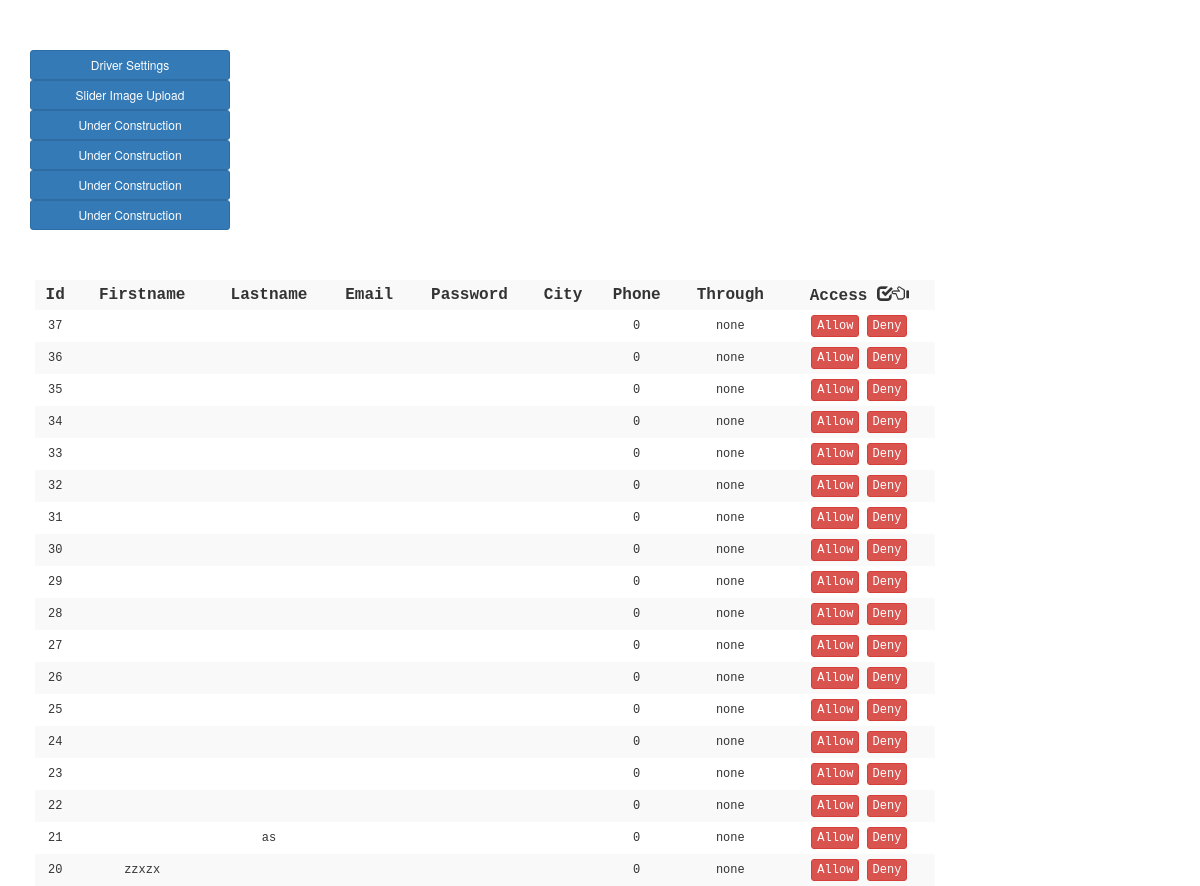
/admin.php?pro, run on an earlier commit of the app's database.
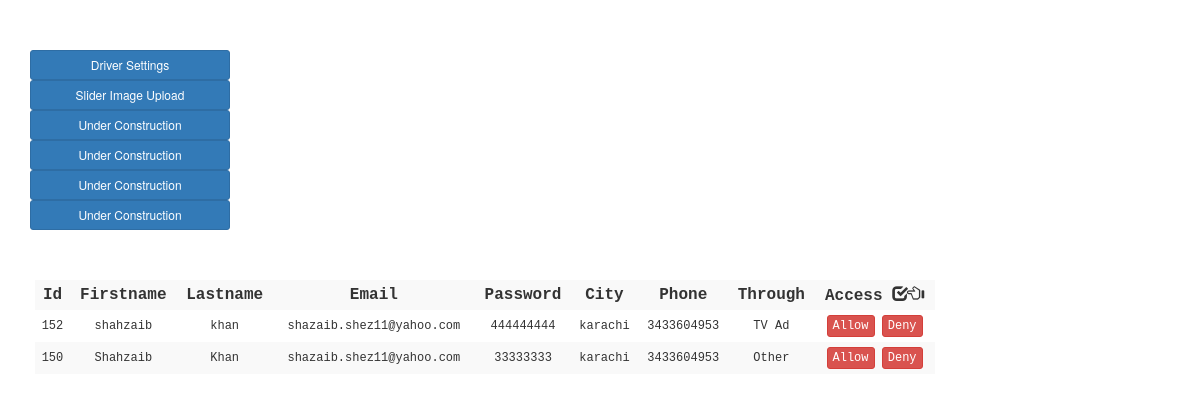
And on a later commit of the database.
### tables this page shows
CREATE TABLE `tb_driver` (
  `id` int(11) NOT NULL,
  `firstname` varchar(45) NOT NULL,
  `lastname` varchar(45) NOT NULL,
  `email` varchar(45) NOT NULL,
  `password` varchar(45) NOT NULL,
  `city` varchar(18) NOT NULL,
  `phone` bigint(20) NOT NULL,
  `select_driver` varchar(45) NOT NULL
);

### includes/config.php (called while the page is built, shortened)
<?php
	class config {
		function select($sql){
			include ("conn.php");
			if ($conn-> connect_error) {
				die("Database Error".$conn-> connect_error);
			}
			else {
				$res=$conn->query($sql);
				return $res;
			}
		}
}
 ?>

### admin.php (the view, shortened to what this page needs)
<html>
<head>
   <link rel="stylesheet" href="http://maxcdn.bootstrapcdn.com/bootstrap/3.3.6/css/bootstrap.min.css">
   <link rel="stylesheet" href="http://cdnjs.cloudflare.com/ajax/libs/font-awesome/4.4.0/css/font-awesome.min.css">
   <link rel="stylesheet" type="text/css" href="styles.css">
</head>
<body>
	<?php include_once('includes/config.php'); ?>
<div class="container container-fluid">
	<div class="row">
		<div class="col-md-4">
			<div class="button">
				<a href="?pro"><button class="btn btn-sm btn-primary">Driver Settings</button></a>
				<a href="?pro1"><button class="btn btn-sm btn-primary">Slider Image Upload</button></a>
				<button class="btn btn-sm btn-primary">Under Construction</button>
				<button class="btn btn-sm btn-primary">Under Construction</button>
				<button class="btn btn-sm btn-primary">Under Construction</button>
				<button class="btn btn-sm btn-primary">Under Construction</button>
			</div>
		</div>
<?php
	if (isset($_GET['pro']))
	{?>
	<div>
			<form method="post" enctype="multipart/form-data" class="form-inline" >
		<div class="col-md-12">
			<table class="th1 table-striped table-hover table-condensed">
 				<tr><th>Id</th><th>Firstname</th><th>Lastname</th><th>Email</th><th>Password</th><th>City</th><th>Phone</th><th>Through</th><th>Access <span class="glyphicon glyphicon-check"></span><span class="glyphicon glyphicon-hand-left"></span></th></tr>
		<?php
				$sql="SELECT * FROM tb_driver ORDER BY id desc";
				$obj=new config();
				$res=$obj->select($sql);
				while($row=$res->fetch_assoc())
				{
 				echo "<tr><td>".$row['id']."</a></td><td>".$row['firstname']."</td><td>".$row['lastname']."</td><td>".$row['email']."</td><td>".$row['password']."</td><td>".$row['city']."</td><td>".$row['phone']."</td><td>".$row['select_driver']."</td>
				<td><button type='submit' class='btn btn-danger btn-xs' name='Access'><a style='color:white;' href='?nos=".$row['id']."'>Allow</a></button> <button type='submit' class='btn btn-danger btn-xs' name='deny'><a style='color:white;' href='?nos1=".$row['id']."'>Deny</a></button></td></tr>";
				}?>
				</table>
			</div>
	<?php }?>
  </div>
</div>
</body>
</html>

### styles.css (style rules this page uses)
table { margin-top: 50px; border-color:#3c9393; width: 500px !important; }
td { font-size: 12px; padding: 10px; font-family:monospace; }
.th1 { margin-top: 50px; border-color:#3c9393; width: 900px !important; text-align: center!important; margin-left: 5px; }
.button { margin-top: 50px; }
.button button { width: 200px; }
th { font-size: 16px; text-align: center; font-family:monospace; }

What changed in the data, as far as the page shows it:
removed tb_driver: id "37", phone "0", select_driver "none"
removed tb_driver: id "36", phone "0", select_driver "none"
removed tb_driver: id "35", phone "0", select_driver "none"
removed tb_driver: id "34", phone "0", select_driver "none"
removed tb_driver: id "33", phone "0", select_driver "none"
removed tb_driver: id "32", phone "0", select_driver "none"
removed tb_driver: id "31", phone "0", select_driver "none"
removed tb_driver: id "30", phone "0", select_driver "none"
removed tb_driver: id "29", phone "0", select_driver "none"
removed tb_driver: id "28", phone "0", select_driver "none"
removed tb_driver: id "27", phone "0", select_driver "none"
removed tb_driver: id "26", phone "0", select_driver "none"
removed tb_driver: id "25", phone "0", select_driver "none"
removed tb_driver: id "24", phone "0", select_driver "none"
removed tb_driver: id "23", phone "0", select_driver "none"
removed tb_driver: id "22", phone "0", select_driver "none"
removed tb_driver: id "21", lastname "as", phone "0", select_driver "none"
removed tb_driver: id "20", firstname "zzxzx", phone "0", select_driver "none"
added tb_driver: id "152", firstname "shahzaib", lastname "khan", email "shazaib.shez11@yahoo.com", password "444444444", city "karachi", phone "3433604953", select_driver "TV Ad"
added tb_driver: id "150", firstname "Shahzaib", lastname "Khan", email "shazaib.shez11@yahoo.com", password "33333333", city "karachi", phone "3433604953", select_driver "Other"
